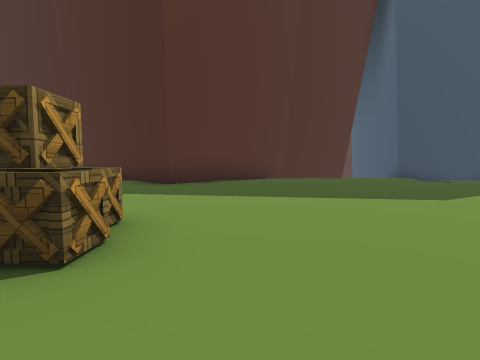
view 1 (above)

19 first-person views from a walk through a Unity game level. The camera is 1.3 m above the floor, tilts 4° down and sees 85° across. The floor is counted in squares, 2.18 m on a side. Each view is taken from the middle of a square. On the plan, view 1 faces up. The plan holds only what a view shows up to about 9 squares ahead; the rest is blank. The place goes on beyond the plan. The player character is not drawn. Some surface patterns are stand-ins.

view 2
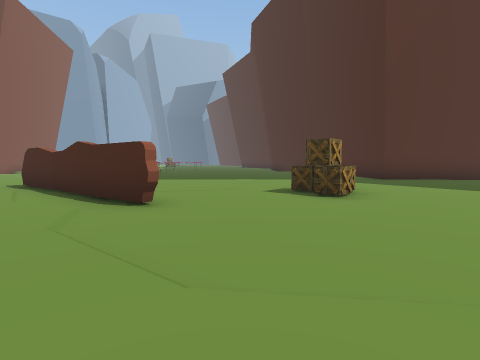

view 3
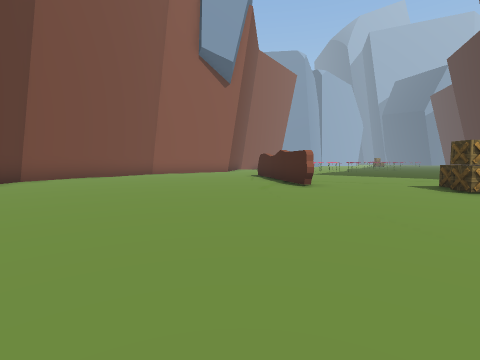

view 4
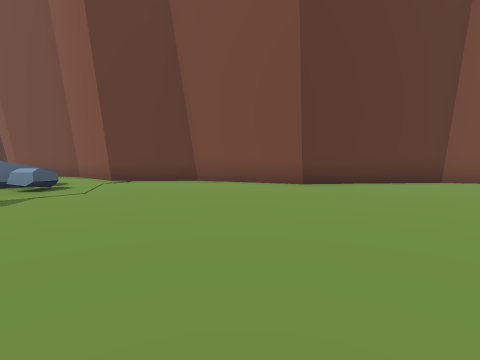

view 5
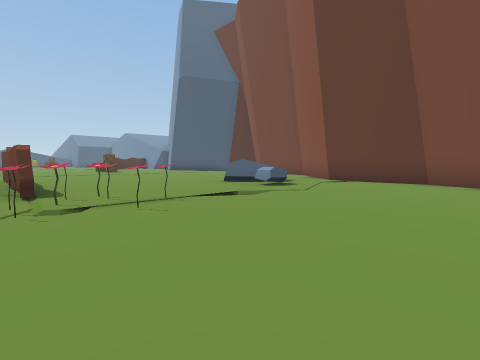

view 6
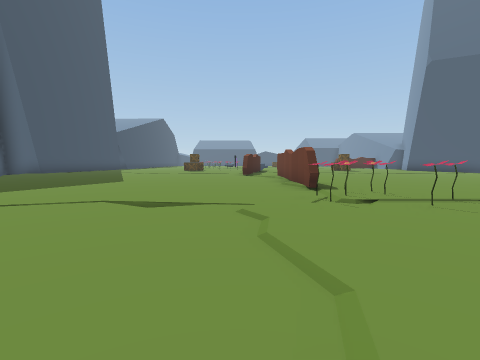

view 7
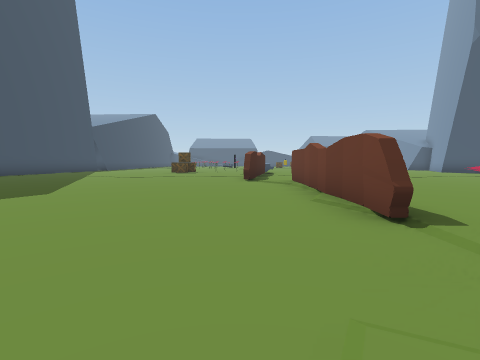

view 8
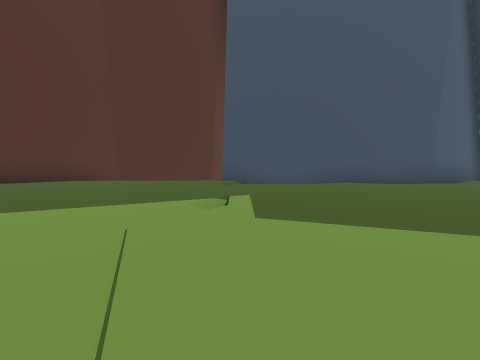

view 9
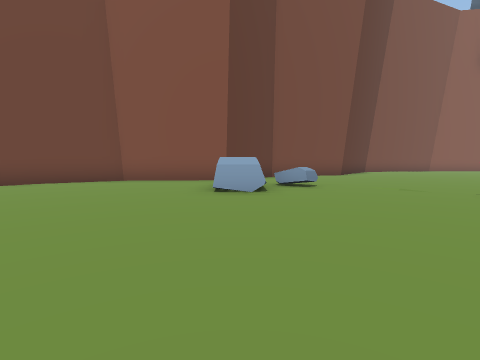

view 10
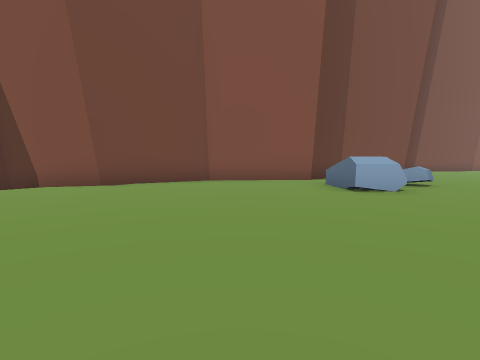

view 11
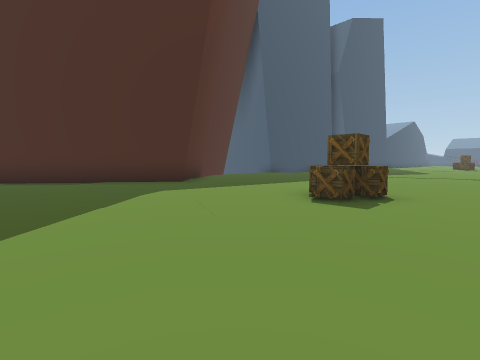

view 12
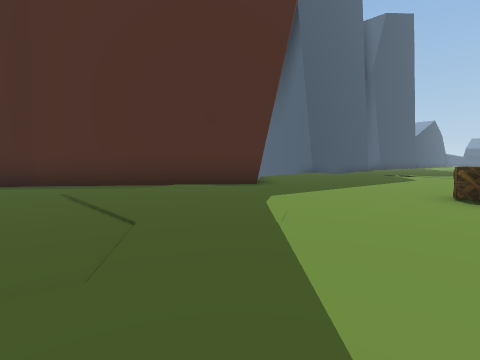

view 13
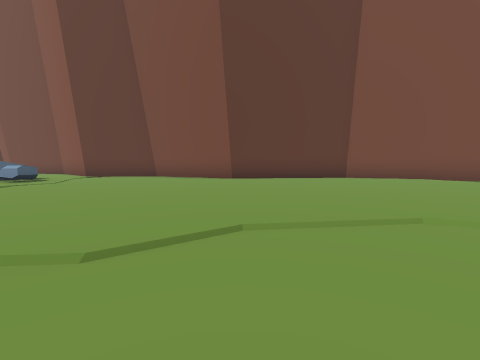

view 14
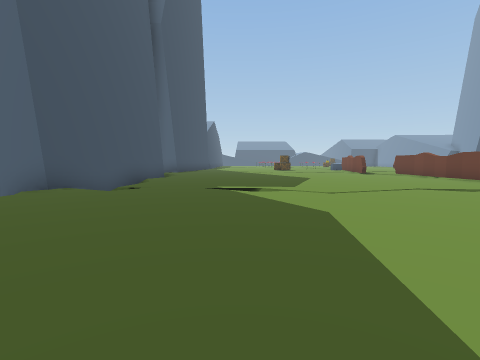

view 15
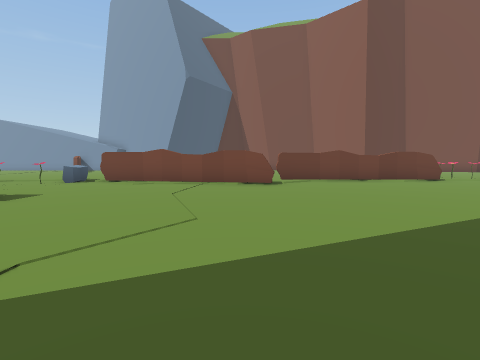

view 16
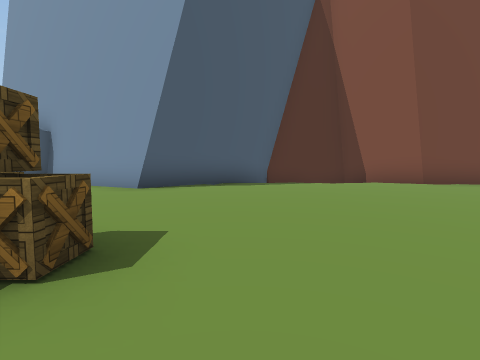

view 17
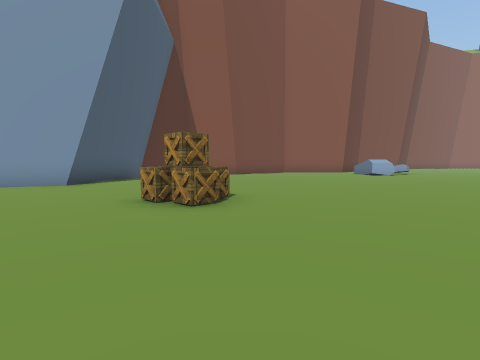

view 18
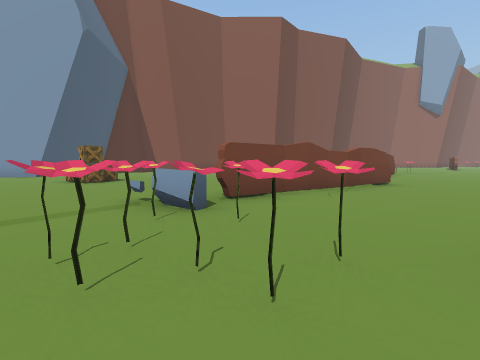

view 19
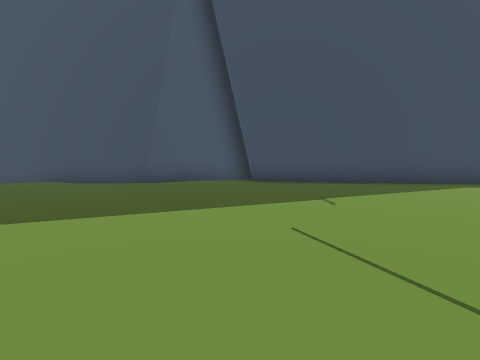

### Floor plan
Points are (right, up) in squares from view 1. A wall is a line through its corners. A room is listed if a view was taken in it or the views show most of it. See-through windows are left out.
Room 1 (views 1, 2, 3, 4, 5, 6, 7, 8, 9, 10, 11, 12, 13, 14, 15, 16, 17, 18, 19)
walls: (7.4, -2.4) (8.3, -2.5); (7.4, -2.5) (12.9, -2.5); (13, -1.2) (18.4, -2.1); (13.1, -1.1) (13.8, -1.3); (13.8, -1.5) (13.2, -1.3); (14, -1.5) (13.1, -1.4); (-2.4, -1.3) (-5, -1.9); (-3.8, -1.6) (-5.8, -1.9); (14.3, 10) (11.4, 8.3) (5.5, 9.1) (5.7, 10.2); (1.6, 10) (-1.8, 6.5) (-6.1, 10); (-5.7, -2) (-7, -2.3); (-6.9, -2) (-7.5, -2); (-7, -2.1) (-7.5, -2.2); (20.1, 7.5) (14.2, 8.5); (-7.5, -8.1) (-3.9, -9.6) (0.4, -9.2) (3.5, -10.7) (6.3, -10.4) (8.7, -12.8) (11.7, -13.5) (13.5, -14.9) (16, -15) (19.3, -12) (21.5, -13.2); (-6, 9.8) (-6.8, 10.2)
ways out: gap at (18, -2)
objects: box (-2, 2); box (-1, 2); other object (5, -3); rock (6, -8) to (7, -7); other object (6, -4); flower (6, -3); other object (6, -2); rock (7, -9) to (8, -8); other object (7, -3); box (18, -8) to (18, -7); box (19, -8); box (19, -7); rock (19, -3); rock (19, -2); flower (19, -1); flower (20, -2); flower (20, -1); flower (20, 0); flower (21, -1); flower (21, 0)

Where each view was taken, in squares from view 1:
view 1: 0 up, 0 right, facing up
view 2: 3 down, 1 right, facing up-left
view 3: 3 down, 4 right, facing left
view 4: 2 down, 2 right, facing down
view 5: 2 down, 2 right, facing down-right
view 6: 1 down, 2 right, facing right
view 7: 1 down, 5 right, facing right
view 8: 1 up, 6 right, facing up
view 9: 4 down, 12 right, facing down-left
view 10: 6 down, 14 right, facing down-left
view 11: 0 up, 6 left, facing up-right
view 12: 2 up, 7 left, facing up-right
view 13: 0 up, 0 right, facing down
view 14: 5 up, 0 right, facing right
view 15: 6 up, 14 right, facing down
view 16: 6 down, 17 right, facing down
view 17: 4 down, 21 right, facing down-left
view 18: 1 up, 21 right, facing down-left
view 19: 1 up, 14 right, facing up
